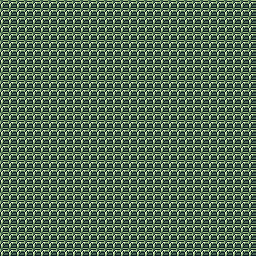

Tiled map render using the project's own tile images. Description and the whole map definition, tile-layer contents included, below:
An orthogonal 32x32 tile map with 8x8 px tiles, 1 tile layer (Tile Layer 1).

<map version="1.10" tiledversion="1.11.0" orientation="orthogonal" renderorder="right-down" width="32" height="32" tilewidth="8" tileheight="8" infinite="0" nextlayerid="2" nextobjectid="1">
 <tileset firstgid="1" source="DungeonTileset.tsx" />
 <layer id="1" name="Tile Layer 1" width="32" height="32">
  <data encoding="csv">
273,273,273,273,273,273,273,273,273,273,273,273,273,273,273,273,273,273,273,273,273,273,273,273,273,273,273,273,273,273,273,273,
273,273,273,273,273,273,273,273,273,273,273,273,273,273,273,273,273,273,273,273,273,273,273,273,273,273,273,273,273,273,273,273,
273,273,273,273,273,273,273,273,273,273,273,273,273,273,273,273,273,273,273,273,273,273,273,273,273,273,273,273,273,273,273,273,
273,273,273,273,273,273,273,273,273,273,273,273,273,273,273,273,273,273,273,273,273,273,273,273,273,273,273,273,273,273,273,273,
273,273,273,273,273,273,273,273,273,273,273,273,273,273,273,273,273,273,273,273,273,273,273,273,273,273,273,273,273,273,273,273,
273,273,273,273,273,273,273,273,273,273,273,273,273,273,273,273,273,273,273,273,273,273,273,273,273,273,273,273,273,273,273,273,
273,273,273,273,273,273,273,273,273,273,273,273,273,273,273,273,273,273,273,273,273,273,273,273,273,273,273,273,273,273,273,273,
273,273,273,273,273,273,273,273,273,273,273,273,273,273,273,273,273,273,273,273,273,273,273,273,273,273,273,273,273,273,273,273,
273,273,273,273,273,273,273,273,273,273,273,273,273,273,273,273,273,273,273,273,273,273,273,273,273,273,273,273,273,273,273,273,
273,273,273,273,273,273,273,273,273,273,273,273,273,273,273,273,273,273,273,273,273,273,273,273,273,273,273,273,273,273,273,273,
273,273,273,273,273,273,273,273,273,273,273,273,273,273,273,273,273,273,273,273,273,273,273,273,273,273,273,273,273,273,273,273,
273,273,273,273,273,273,273,273,273,273,273,273,273,273,273,273,273,273,273,273,273,273,273,273,273,273,273,273,273,273,273,273,
273,273,273,273,273,273,273,273,273,273,273,273,273,273,273,273,273,273,273,273,273,273,273,273,273,273,273,273,273,273,273,273,
273,273,273,273,273,273,273,273,273,273,273,273,273,273,273,273,273,273,273,273,273,273,273,273,273,273,273,273,273,273,273,273,
273,273,273,273,273,273,273,273,273,273,273,273,273,273,273,273,273,273,273,273,273,273,273,273,273,273,273,273,273,273,273,273,
273,273,273,273,273,273,273,273,273,273,273,273,273,273,273,273,273,273,273,273,273,273,273,273,273,273,273,273,273,273,273,273,
273,273,273,273,273,273,273,273,273,273,273,273,273,273,273,273,273,273,273,273,273,273,273,273,273,273,273,273,273,273,273,273,
273,273,273,273,273,273,273,273,273,273,273,273,273,273,273,273,273,273,273,273,273,273,273,273,273,273,273,273,273,273,273,273,
273,273,273,273,273,273,273,273,273,273,273,273,273,273,273,273,273,273,273,273,273,273,273,273,273,273,273,273,273,273,273,273,
273,273,273,273,273,273,273,273,273,273,273,273,273,273,273,273,273,273,273,273,273,273,273,273,273,273,273,273,273,273,273,273,
273,273,273,273,273,273,273,273,273,273,273,273,273,273,273,273,273,273,273,273,273,273,273,273,273,273,273,273,273,273,273,273,
273,273,273,273,273,273,273,273,273,273,273,273,273,273,273,273,273,273,273,273,273,273,273,273,273,273,273,273,273,273,273,273,
273,273,273,273,273,273,273,273,273,273,273,273,273,273,273,273,273,273,273,273,273,273,273,273,273,273,273,273,273,273,273,273,
273,273,273,273,273,273,273,273,273,273,273,273,273,273,273,273,273,273,273,273,273,273,273,273,273,273,273,273,273,273,273,273,
273,273,273,273,273,273,273,273,273,273,273,273,273,273,273,273,273,273,273,273,273,273,273,273,273,273,273,273,273,273,273,273,
273,273,273,273,273,273,273,273,273,273,273,273,273,273,273,273,273,273,273,273,273,273,273,273,273,273,273,273,273,273,273,273,
273,273,273,273,273,273,273,273,273,273,273,273,273,273,273,273,273,273,273,273,273,273,273,273,273,273,273,273,273,273,273,273,
273,273,273,273,273,273,273,273,273,273,273,273,273,273,273,273,273,273,273,273,273,273,273,273,273,273,273,273,273,273,273,273,
273,273,273,273,273,273,273,273,273,273,273,273,273,273,273,273,273,273,273,273,273,273,273,273,273,273,273,273,273,273,273,273,
273,273,273,273,273,273,273,273,273,273,273,273,273,273,273,273,273,273,273,273,273,273,273,273,273,273,273,273,273,273,273,273,
273,273,273,273,273,273,273,273,273,273,273,273,273,273,273,273,273,273,273,273,273,273,273,273,273,273,273,273,273,273,273,273,
273,273,273,273,273,273,273,273,273,273,273,273,273,273,273,273,273,273,273,273,273,273,273,273,273,273,273,273,273,273,273,273
</data>
 </layer>
</map>